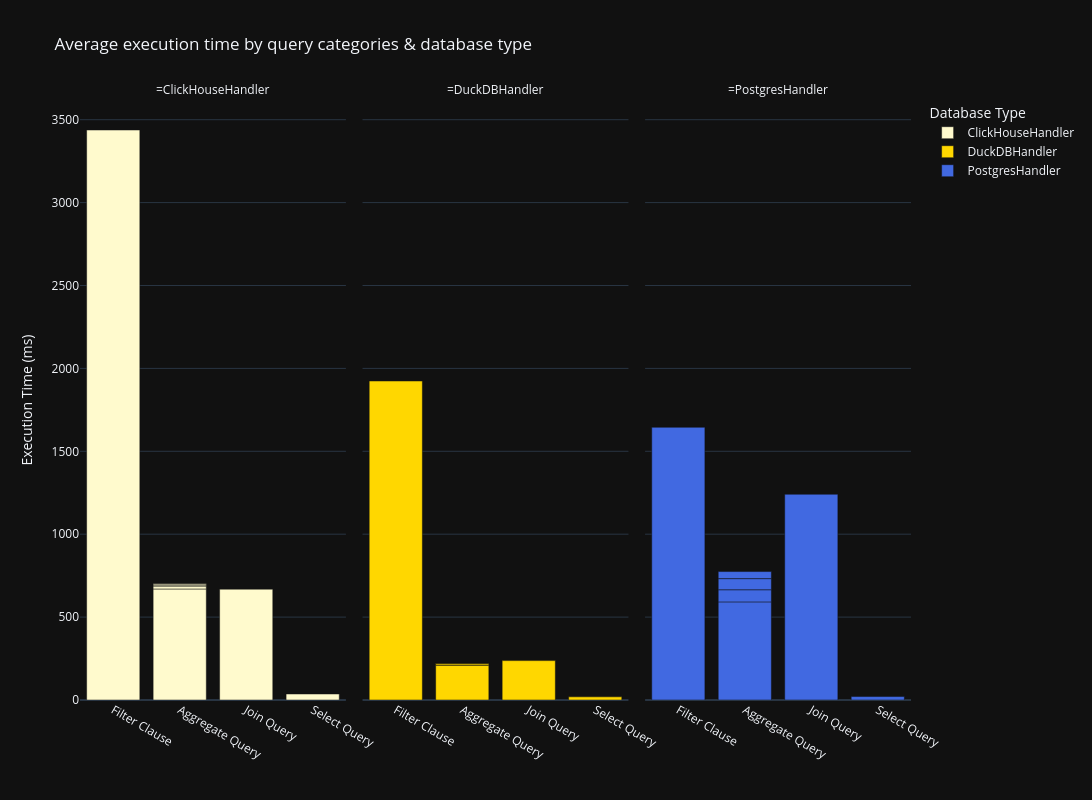

The notebook cell saved with this chart:
### Code cell
fig = px.bar(
    ranked_queries,
    x='query_category',
    y='execution_time_ms',
    color='database_type',  
    facet_col='database_type',
    color_discrete_map=color_map,
    #text='query_category',
    template=template,
    title='Average execution time by query categories & database type',
    labels={'execution_time_ms': 'Execution Time (ms)', 'database_type': '', 'query_category': ''},
    height=800,
    width=1200
)

# Customize the layout
fig.update_layout(

    #xaxis_title="Database Type",
    yaxis_title="Execution Time (ms)",
    legend_title="Database Type",
)

fig.show()

### Figure 1 — Plotly figure (JSON) as saved in the notebook; plotly's stock layout.template omitted (floating-point values rounded to 4 significant figures)
{"data": [{"hovertemplate": "=%{x}<br>Execution Time (ms)=%{y}<extra></extra>", "legendgroup": "ClickHouseHandler", "marker": {"color": "lemonchiffon", "pattern": {"shape": ""}}, "name": "ClickHouseHandler", "orientation": "v", "showlegend": true, "textposition": "auto", "type": "bar", "x": ["Filter Clause", "Aggregate Query", "Join Query", "Select Query", "Aggregate Query", "Aggregate Query", "Aggregate Query"], "xaxis": "x", "y": [3438.0, 669.6, 668.6, 36.33, 17.5, 7.01, 6.34], "yaxis": "y"}, {"hovertemplate": "=%{x}<br>Execution Time (ms)=%{y}<extra></extra>", "legendgroup": "DuckDBHandler", "marker": {"color": "gold", "pattern": {"shape": ""}}, "name": "DuckDBHandler", "orientation": "v", "showlegend": true, "textposition": "auto", "type": "bar", "x": ["Filter Clause", "Join Query", "Aggregate Query", "Select Query", "Aggregate Query", "Aggregate Query", "Aggregate Query"], "xaxis": "x2", "y": [1924.0, 237.6, 208.5, 19.15, 9.79, 2.91, 2.56], "yaxis": "y2"}, {"hovertemplate": "=%{x}<br>Execution Time (ms)=%{y}<extra></extra>", "legendgroup": "PostgresHandler", "marker": {"color": "royalblue", "pattern": {"shape": ""}}, "name": "PostgresHandler", "orientation": "v", "showlegend": true, "textposition": "auto", "type": "bar", "x": ["Filter Clause", "Join Query", "Aggregate Query", "Aggregate Query", "Aggregate Query", "Aggregate Query", "Select Query"], "xaxis": "x3", "y": [1645.0, 1241.0, 591.8, 73.24, 67.06, 42.51, 20.75], "yaxis": "y3"}], "layout": {"annotations": [{"font": {}, "showarrow": false, "text": "=ClickHouseHandler", "x": 0.16, "xanchor": "center", "xref": "paper", "y": 1, "yanchor": "bottom", "yref": "paper"}, {"font": {}, "showarrow": false, "text": "=DuckDBHandler", "x": 0.5, "xanchor": "center", "xref": "paper", "y": 1, "yanchor": "bottom", "yref": "paper"}, {"font": {}, "showarrow": false, "text": "=PostgresHandler", "x": 0.84, "xanchor": "center", "xref": "paper", "y": 1, "yanchor": "bottom", "yref": "paper"}], "barmode": "relative", "height": 800, "legend": {"title": {"text": "Database Type"}, "tracegroupgap": 0}, "title": {"text": "Average execution time by query categories & database type"}, "width": 1200, "xaxis": {"anchor": "y", "domain": [0, 0.32], "title": {"text": ""}}, "xaxis2": {"anchor": "y2", "domain": [0.34, 0.66], "matches": "x", "title": {"text": ""}}, "xaxis3": {"anchor": "y3", "domain": [0.68, 1.0], "matches": "x", "title": {"text": ""}}, "yaxis": {"anchor": "x", "domain": [0, 1], "title": {"text": "Execution Time (ms)"}}, "yaxis2": {"anchor": "x2", "domain": [0, 1], "matches": "y", "showticklabels": false}, "yaxis3": {"anchor": "x3", "domain": [0, 1], "matches": "y", "showticklabels": false}}}
